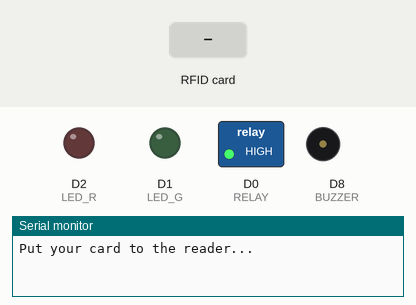
The sketch below on a simulated ESP8266 (NodeMCU). On the bench: switched loads named in the sketch (green lamp = pin HIGH), output pins drawn as LEDs (lit = HIGH), buzzer (waves = sounding), the last lines printed to the serial monitor. The inputs (shaded band) are chosen by the test bench.

Above: at 1.2 s.
1.3 s: RFID card AA EC EC 80 held to the reader
At 3.0 s:
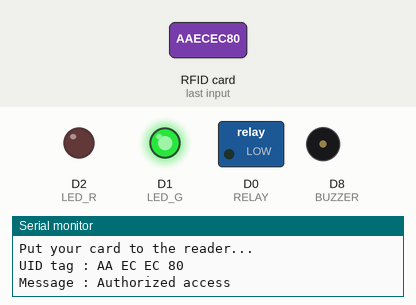
4.3 s: RFID card 5E 7A 19 C4 held to the reader
At 5.1 s:
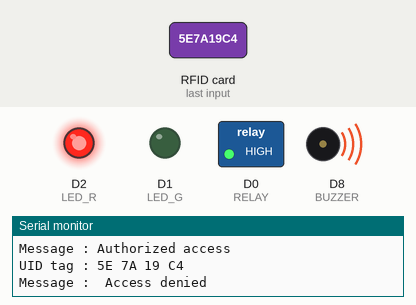
Timing chart, 0 to 7.3 s (numbered marks = the images above; inputs shaded):
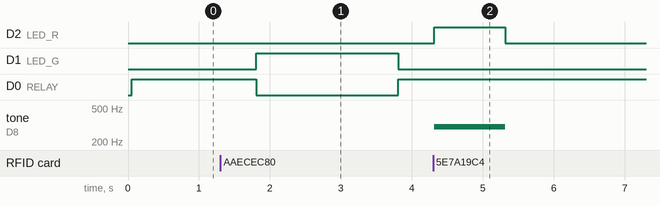

Measured:
- after the input at 1.3 s, D1 (LED_G): LOW → HIGH after 0.51 s, → LOW 2.0 s later; D0 (RELAY): HIGH → LOW after 0.51 s, → HIGH 2.0 s later
- after the input at 4.3 s, D2 (LED_R): LOW → HIGH at once, → LOW 1.0 s later; tone on D8 (BUZZER): silent → 300 Hz at once, → silent 1.0 s later

The sketch:

esp8266_system_doorlock.ino
```cpp
//RFID Door Lock By: Hcubed
//source: Moham
/*
    RFID (MFRC-522)

• 3.3v = 3.3v
• RST = D3 / PIN20
• GND = GND
• IRQ = Not Used
• MISO = D6 / PIN40
• MOSI = D7 / PIN44
• SCK = D5 / PIN36
• SDA = D4 / PIN24

BUZZER 5V:

• SIGNAL = D0 PIN8
• GND = GND


RGB LED:

• RED = D2 / PIN16
• GREEN = D1 / PIN12
• GND = GND


RELAY:

• GND = GND
• VCC = 3.3V / PIN46
• IN1 = D8 / PIN50


Solenoid Lock:

• Solenoid Lock VCC = VCC (+12v)
• Relay (NO) pin = GND (+12V)
• Relay (COM) pin = GND lock
*/
#include <SPI.h>
#include <MFRC522.h>

#define SS_PIN D4
#define RST_PIN D3
#define LED_G D1 //define green LED pin
#define LED_R D2 //define red LED
#define RELAY D0 //relay pin
#define BUZZER D8 //buzzer pin
#define ACCESS_DELAY 2000
#define DENIED_DELAY 1000
MFRC522 mfrc522(SS_PIN, RST_PIN);   // Create MFRC522 instance.

void setup()
{
  Serial.begin(115200);   // Initiate a serial communication
  SPI.begin();          // Initiate  SPI bus
  mfrc522.PCD_Init();   // Initiate MFRC522
  pinMode(LED_G, OUTPUT);
  pinMode(LED_R, OUTPUT);
  pinMode(RELAY, OUTPUT);
  pinMode(BUZZER, OUTPUT);
  noTone(BUZZER);
  digitalWrite(RELAY, HIGH);
  Serial.println("Put your card to the reader...");
  Serial.println();

}
void loop()
{
  // Look for new cards
  if ( ! mfrc522.PICC_IsNewCardPresent())
  {
    return;
  }
  // Select one of the cards
  if ( ! mfrc522.PICC_ReadCardSerial())
  {
    return;
  }
  //Show UID on serial monitor
  Serial.print("UID tag :");
  String content= "";
  byte letter;
  for (byte i = 0; i < mfrc522.uid.size; i++)
  {
     Serial.print(mfrc522.uid.uidByte[i] < 0x10 ? " 0" : " ");
     Serial.print(mfrc522.uid.uidByte[i], HEX);
     content.concat(String(mfrc522.uid.uidByte[i] < 0x10 ? " 0" : " "));
     content.concat(String(mfrc522.uid.uidByte[i], HEX));
  }
  Serial.println();
  Serial.print("Message : ");
  content.toUpperCase();
  if (content.substring(1) == "AA EC EC 80") //change here the UID of the card/cards that you want to give access
  {
    Serial.println("Authorized access");
    Serial.println();
    delay(500);
    digitalWrite(RELAY, LOW);
    digitalWrite(LED_G, HIGH);
    delay(ACCESS_DELAY);
    digitalWrite(RELAY, HIGH);
    digitalWrite(LED_G, LOW);
  }

 else   {
    Serial.println(" Access denied");
    digitalWrite(LED_R, HIGH);
    tone(BUZZER, 300);
    delay(DENIED_DELAY);
    digitalWrite(LED_R, LOW);
    noTone(BUZZER);
  }
}
```
